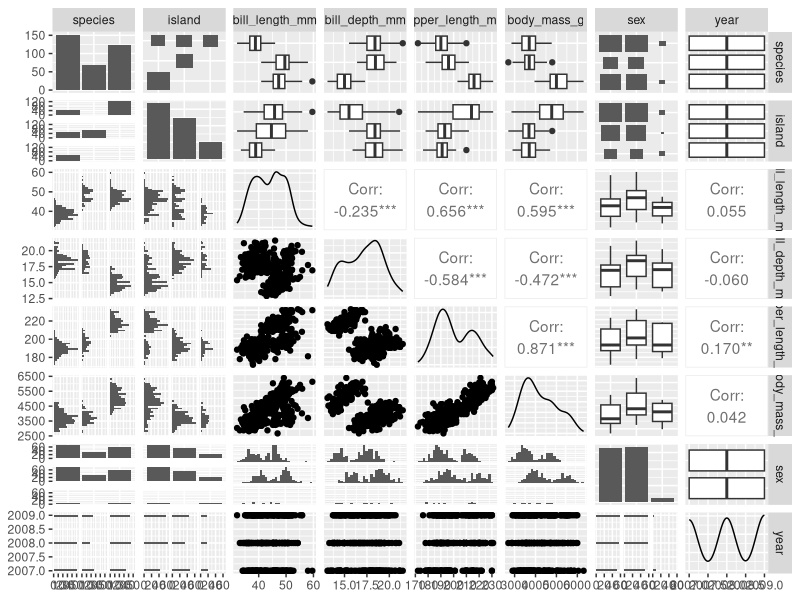
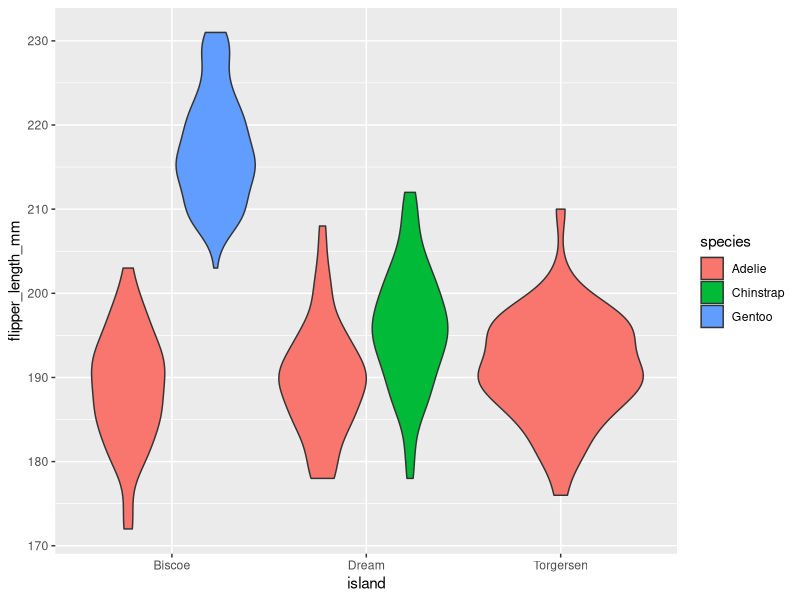
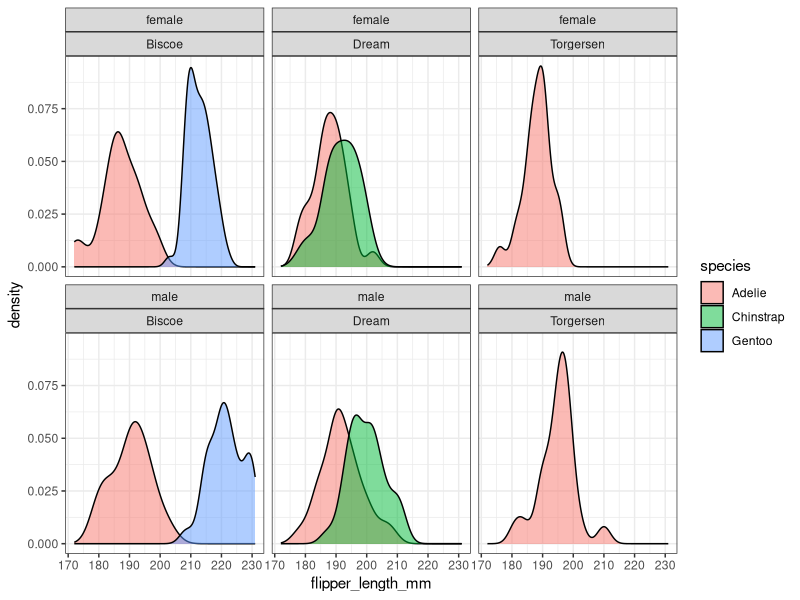
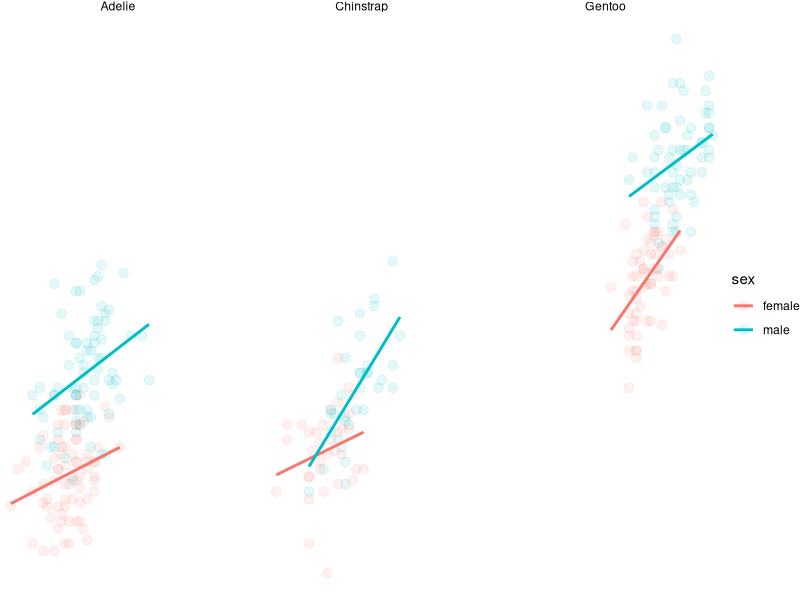

These figures' R source, in order:
#Dr. Zahn's Week 4 day 1 R processes
# playing with ggplot ####
library(tidyverse)
# install.packages("palmerpenguins") # get a new data set
library(palmerpenguins)
# install.packages("GGally")
library(GGally)

penguins %>% names()

# find your outcome variables
#           flipper_length_mm

# what predictor variables?
#           island, species, sex, year

penguins$year %>% unique()

ggpairs(penguins)

?ggplot

penguins %>% # data to use
  ggplot(aes(y=flipper_length_mm,
             x=island,
             fill=species)) + # set 'global' mapping # which variables to which aspects of the plot
  geom_violin()

penguins$sex %>% unique()

 
p <- 
penguins[!is.na(penguins$sex),] %>% 
  ggplot(aes(x=flipper_length_mm,fill=species)) +
  geom_density(alpha=.5) +
  facet_wrap(~sex*island)
class(p)
# data
# how to map variables (column names) to parts of a plot
# what to draw?
# facets?
# scales?
# customize theme


p +
  theme_bw()



# make a plot of body_mass_g with some x axis
names(penguins)
penguins[!is.na(penguins$sex),] %>% 
  ggplot(aes(x=flipper_length_mm,y=body_mass_g,color=sex)) +
  geom_point(size=3,alpha=.1) +
  geom_smooth(method="lm",se=FALSE) +
  facet_wrap(~species) +
  theme_void()
?geom_point


p <- 
penguins %>% 
  ggplot(aes(x=bill_length_mm,
             y=body_mass_g,
             alpha=species,
             color=species)) +
  geom_point(alpha=.25) +
  # geom_line(size=1,aes(linetype=sex),color="black")
  geom_smooth(method="lm",se=FALSE) +
  theme_minimal() +
  theme(axis.title = element_text(face = "bold")) +
  labs(x="Bill Length (mm)",
       y="Body Mass (g)",
       color="Species",
       title="Penguin body mass, obviously...",
       subtitle = "whatever. just stop now",
       caption = "Data from palmerpenguins R package") +
  scale_color_manual(values=c("#fc0dbc","#ba9120","Red"))


